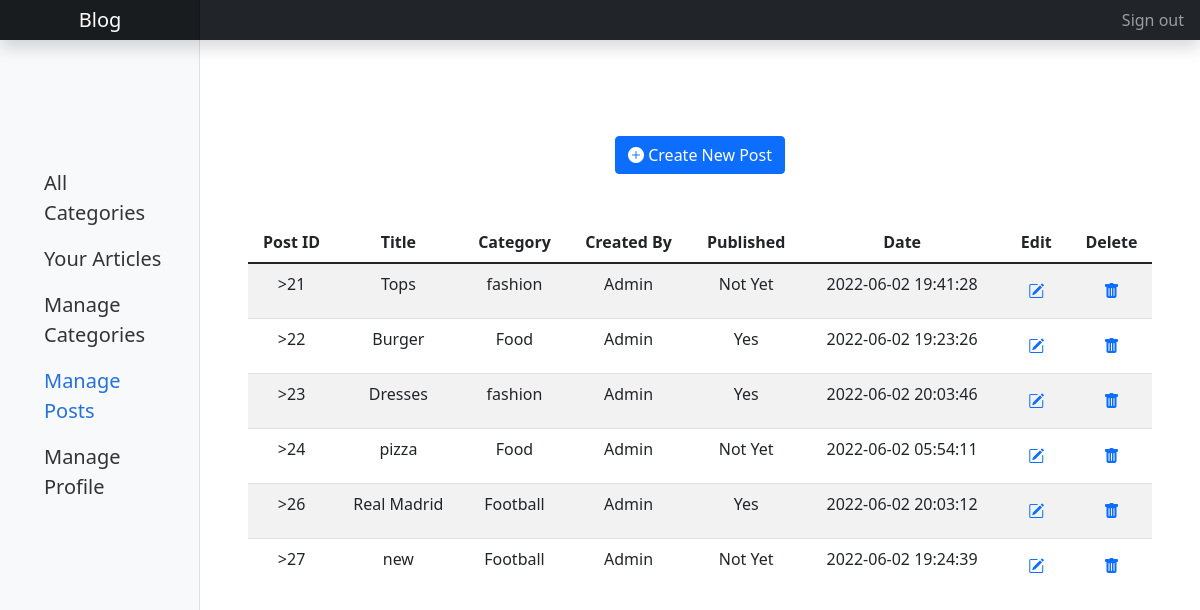
The page /?url=/pages/ManagePosts (signed in) on the database its author committed.
### tables this page shows
CREATE TABLE `category` (
  `categoryID` int(11) NOT NULL,
  `userID` int(11) NOT NULL,
  `name` varchar(255) NOT NULL
);

CREATE TABLE `posts` (
  `postID` int(11) NOT NULL,
  `userID` int(11) NOT NULL,
  `title` varchar(255) NOT NULL,
  `image` varchar(255) NOT NULL,
  `body` text NOT NULL,
  `published` tinyint(1) NOT NULL,
  `createdAt` timestamp NOT NULL DEFAULT CURRENT_TIMESTAMP ON UPDATE CURRENT_TIMESTAMP
);

CREATE TABLE `users` (
  `userID` int(11) NOT NULL,
  `username` varchar(255) NOT NULL,
  `email` varchar(255) NOT NULL,
  `type` varchar(255) NOT NULL,
  `password` varchar(255) NOT NULL
);

### controllers/Pages.php (called while the page is built, shortened)
<?php
class Pages extends Controller {
    public function ManagePosts() {
        $this->view('ManagePosts');
    }
}

### utility/core.php (called while the page is built, shortened)
<?php
  class Core {
    protected $currentMethod = 'index';
    public function __construct(){
      $url = $this->getUrl();
      if(file_exists('controllers/' . ucwords($url[0]). '.php')){
        unset($url[0]);
      }
      $this->currentController = new $this->currentController;
      if(isset($url[1])){
        if(method_exists($this->currentController, $url[1])){
          $this->currentMethod = $url[1];
          unset($url[1]);
        }
      }
      $this->params = $url ? array_values($url) : [];
      call_user_func_array([$this->currentController, $this->currentMethod], $this->params);
    }
    public function getUrl(){
      if(isset($_GET['url'])){
        $url = rtrim($_GET['url'], '/');
        $url = filter_var($url, FILTER_SANITIZE_URL);
        $url = array_values(array_filter(explode('/', $url), function ($str) {
          return !empty($str);
        }));
        return $url;
      }
    }
  }

### require.php (called while the page is built, shortened)
<?php
require_once './utility/core.php';
require_once('./controllers/get.php');
$init = new Core();

### index.php (called while the page is built)
<?php
    require_once 'require.php';

### controllers/get.php (called while the page is built, shortened)
<?php
function getAllPost()
{
    $database = new Database();
    $db = $database->getConnection();
    $sql = "SELECT users.username, posts.title, posts.postID, posts.createdAt, posts.published, posts.body FROM users INNER JOIN posts ON users.userID=posts.userID ";
    $result = $db->query($sql);
    while ($row = $result->fetchAll(PDO::FETCH_ASSOC)) {
        return $row;
    }
}
function getPostCategory($postID){
    $database = new Database();
    $db = $database->getConnection();
    $sql="SELECT category.name From postcategory INNER JOIN category ON category.categoryID=postcategory.categoryID WHERE postcategory.postID=$postID";
    $result = $db->query($sql);
    while ($row = $result->fetchAll(PDO::FETCH_ASSOC)) {
        return $row;
    }
}

### views/ManagePosts.php (the view, shortened to what this page needs)
<!DOCTYPE html>
<html lang="en">
<head>
    <link rel="stylesheet" href="https://cdn.jsdelivr.net/npm/bootstrap-icons@1.8.1/font/bootstrap-icons.css">
    <link href="http://localhost:8012/blog/css/main.min.css?ts=<?= time() ?>" rel="stylesheet">
</head>
<body>
    <header class="navbar navbar-dark sticky-top bg-dark flex-md-nowrap p-0 shadow">
        <a class="navbar-brand col-12 col-md-3 col-lg-2 me-0 px-3 text-center" href="http://localhost:8012/blog">Blog</a>
        <div class="navbar-nav">
            <div class="nav-item text-nowrap">
                <a class="nav-link px-3" href="http://localhost:8012/blog/?url=/users/logout">Sign out</a>
            </div>
        </div>
    </header>
    <div class="container-fluid">
        <div class="row">
            <nav id="sidebarMenu" class="col-md-3 col-lg-2 d-md-block bg-light sidebar collapse">
                <div class="position-sticky pt-3">
                    <ul class="nav flex-column fs-5 pt-lg-5 my-5 ps-lg-3">
                        <li class="nav-item">
                            <a class="nav-link" href="http://localhost:8012/blog/?url=/pages/categories">
                                All Categories
                            </a>
                        </li>
                        <?php if (isset($_SESSION['user']['type'])) { ?>
                        <li class="nav-item">
                            <a class="nav-link" href="http://localhost:8012/blog/?url=/pages/yourArticles">
                                Your Articles
                            </a>
                        </li>
                        <li class="nav-item">
                            <a class="nav-link" href="http://localhost:8012/blog/?url=/pages/ManageCategories">
                                Manage Categories
                            </a>
                        </li>
                        <li class="nav-item">
                            <a class="nav-link active" aria-current="page" href="http://localhost:8012/blog/?url=/pages/ManagePosts">
                                Manage Posts
                            </a>
                        </li>
                        <li class="nav-item">
                            <a class="nav-link" href="#">
                                Manage Profile
                            </a>
                        </li>
                        <?php } ?>
                    </ul>
                </div>
            </nav>
            <main class="col-md-9 ms-sm-auto col-lg-10 px-md-4">
                <section class="my-5">
                    <div class="container my-5 text-center">
                        <?php
                        require_once('./controllers/get.php');
                        $posts = getAllPost();
                        ?>
                        <button type="button" class="bi bi-plus-circle-fill btn btn-primary my-5 " data-bs-toggle="modal" data-bs-target="#addModal">
                            Create New Post
                        </button>
                        <?php if ($_SESSION['user']['type'] == 'Admin') {
                        ?>
                            <div class="overflow-auto text-nowrap table-wrapper-scroll-y my-custom-scrollbar">
                                <table class="table table-striped">
                                    <thead>
                                        <tr>
                                            <th scope="col">Post ID</th>
                                            <th scope="col">Title</th>
                                            <th scope="col">Category</th>
                                            <th scope="col">Created By</th>
                                            <th scope="col">Published</th>
                                            <th scope="col">Date</th>
                                            <th scope="col">Edit</th>
                                            <th scope="col">Delete</th>
                                        </tr>
                                    </thead>
                                    <tbody>
                                        <?php foreach ($posts as $post) :
                                            $postcategories = getPostCategory($post['postID']);
                                            foreach ($postcategories as $postcategory) :
                                        ?>
                                                <tr>
                                                    <td>><?php echo $post['postID'] ?></td>
                                                    <td><?php echo $post['title'] ?></td>
                                                    <td><?php echo $postcategory['name'] ?></td>
                                                <?php endforeach; ?>
                                                <td><?php echo $post['username'] ?></td>
                                                <?php
                                                if ($post['published'] == '0') {
                                                    $published = 'Not Yet';
                                                } else {
                                                    $published = 'Yes';
                                                }
                                                ?>
                                                <td><?php echo $published ?></td>
                                                <td><?php echo $post['createdAt'] ?></td>
                                                <td><button type="submit" class="btn btn-link" data-bs-target="#updateModal<?php echo $post['postID'] ?>" data-bs-toggle="modal"><i class="bi bi-pencil-square"></i></a></td>
                                                <form id="deleteRow<?php echo $post['postID'] ?>" method="POST" onsubmit="return deletePost(<?php echo $post['postID'] ?>);">
                                                    <td><button type="submit" name="submit" class="btn btn-link"><i class="bi bi-trash-fill"></i></button></td>
                                                </form>
                                                </tr>
                                            <?php endforeach; ?>
                                    </tbody>
                                </table>
                            </div>
                        <?php } ?>
                    </div>
        </div>
    </div>
</body>
</html>

### rows shown on the page
posts: postID "21", title "Tops", userID.username "Admin", published "Not Yet", createdAt "2022-06-02 19:41:28"
category: name "fashion"
posts: postID "22", title "Burger", userID.username "Admin", published "Yes", createdAt "2022-06-02 19:23:26"
category: name "Food"
posts: postID "23", title "Dresses", userID.username "Admin", published "Yes", createdAt "2022-06-02 20:03:46"
posts: postID "24", title "pizza", userID.username "Admin", published "Not Yet", createdAt "2022-06-02 05:54:11"
posts: postID "26", title "Real Madrid", userID.username "Admin", published "Yes", createdAt "2022-06-02 20:03:12"
category: name "Football"
posts: postID "27", title "new", userID.username "Admin", published "Not Yet", createdAt "2022-06-02 19:24:39"
